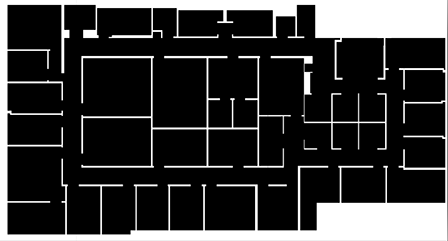
#> input picture VIO Trajectory/maps/walls_4.bmp, 448 x 241 px, found by its file name
$ python sign_score.py
#> lines starting #> are read from the running program, lines starting #| are printed output that depends on the picture; after the words box and inside, x2 and y2 are one past the last pixel; in counts of white or black regions, pixels touching at a corner belong together
from numba import jit
import cv2
from math import sin, cos
import numpy as np
import random


@jit(nopython=True)
def line_draw(startXY, endXY):
    xy = []
    if (endXY[0] - startXY[0]) is not 0:
        slope = (endXY[1] - startXY[1]) / (endXY[0] - startXY[0])
        if slope >= 0:
            # Case in which starting x and y are smaller than end x and y
            if endXY[0] > startXY[0]:
                # In this case we try to estimate to get increment X and find Y or vice versa
                if abs(endXY[0] - startXY[0]) >= abs(endXY[1] - startXY[1]):  # Add X
                    for i in range(startXY[0], endXY[0]):
                        y = startXY[1] + slope * (i - startXY[0])
                        xy.append(tuple((int(round(i)), int(round(y)))))
                        # cv2.circle(canvas, tuple((int(round(i)), int(round(y)))), 1, (128, 255, 255), -1)
                else:
                    for i in range(startXY[1], endXY[1]):
                        x = startXY[0] + (1 / slope) * (i - startXY[1])
                        xy.append(tuple((int(round(x)), int(round(i)))))
                        # cv2.circle(canvas, tuple((int(round(x)), int(round(i)))), 1, (128, 255, 255), -1)
            else:
                if abs(endXY[0] - startXY[0]) >= abs(endXY[1] - startXY[1]):  # Add X
                    for i in range(endXY[0], startXY[0]):
                        y = startXY[1] + slope * (i - startXY[0])
                        xy.append(tuple((int(round(i)), int(round(y)))))
                        # cv2.circle(canvas, tuple((int(round(i)), int(round(y)))), 1, (128, 255, 255), -1)
                else:
                    for i in range(endXY[1], startXY[1]):
                        x = startXY[0] + (1 / slope) * (i - startXY[1])
                        xy.append(tuple((int(round(x)), int(round(i)))))
                        # cv2.circle(canvas, tuple((int(round(x)), int(round(i)))), 1, (128, 255, 255), -1)
        else:
            if endXY[0] < startXY[0]:
                if abs(endXY[0] - startXY[0]) >= abs(endXY[1] - startXY[1]):  # Add X
                    for i in range(endXY[0], startXY[0]):
                        y = startXY[1] + slope * (i - startXY[0])
                        xy.append(tuple((int(round(i)), int(round(y)))))
                        # cv2.circle(canvas, tuple((int(round(i)), int(round(y)))), 1, (128, 255, 255), -1)
                else:
                    for i in range(startXY[1], endXY[1]):
                        x = startXY[0] + (1 / slope) * (i - startXY[1])
                        xy.append(tuple((int(round(x)), int(round(i)))))
                        # cv2.circle(canvas, tuple((int(round(x)), int(round(i)))), 1, (128, 255, 255), -1)
            else:
                if abs(endXY[0] - startXY[0]) >= abs(endXY[1] - startXY[1]):  # Add X
                    for i in range(startXY[0], endXY[0]):
                        y = startXY[1] + slope * (i - startXY[0])
                        xy.append(tuple((int(round(i)), int(round(y)))))
                        # cv2.circle(canvas, tuple((int(round(i)), int(round(y)))), 1, (128, 255, 255), -1)
                else:
                    for i in range(endXY[1], startXY[1]):
                        x = startXY[0] + (1 / slope) * (i - startXY[1])
                        xy.append(tuple((int(round(x)), int(round(i)))))
                        # cv2.circle(canvas, tuple((int(round(x)), int(round(i)))), 1, (128, 255, 255), -1)
    elif endXY[0] - startXY[0] is 0:
        if endXY[1] > startXY[1]:
            for i in range(startXY[1], endXY[1]):
                xy.append(tuple((int(round(startXY[0])), int(round(i)))))
                # cv2.circle(canvas, tuple((int(round(startXY[0])), int(round(i)))), 1, (128, 255, 255), -1)
        else:
            for i in range(endXY[1], startXY[1]):
                xy.append(tuple((int(round(startXY[0])), int(round(i)))))
                # cv2.circle(canvas, tuple((int(round(startXY[0])), int(round(i)))), 1, (128, 255, 255), -1)
    return xy


path_to_map = '../maps/walls_4.bmp'
# Read Image
image_original = cv2.imread(path_to_map, 1)
#> image_original is the input picture: shape (241, 448, 3); min 0, max 255, mean 55.5
imBinary = image_original[:, :, 0].copy()
imBinary[imBinary > 64] = 255
imBinary[imBinary <= 64] = 0
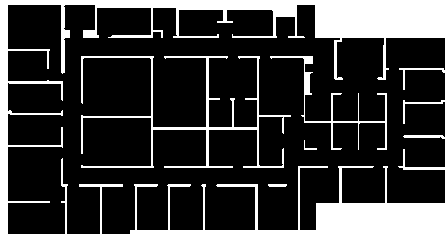
#> imBinary: shape (241, 448); 23.5% white; 5 white regions, box (x1, y1, x2, y2) and area: (0, 0, 448, 241) 22129, (81, 56, 291, 168) 2298, (270, 56, 387, 150) 835, (268, 184, 287, 187) 55, (304, 140, 317, 150) 34
Exit_X_Y = [(94, 47), (68, 178), (278, 178), (292, 157), (392, 157), (392, 85)]
for ex in Exit_X_Y:
    cv2.circle(image_original, tuple(ex), 1, (255, 0, 255), 2)
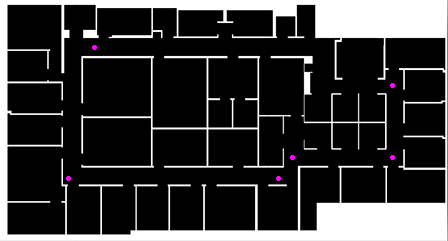
#> image_original: shape (241, 448, 3); 0.12% of pixels changed, all inside (x1, y1, x2, y2) = (66, 45, 395, 181)
dis = 5
scale = 11.23
r = scale * dis
HEIGHT, WIDTH, dim = image_original.shape
#> HEIGHT = 241; WIDTH = 448; dim = 3
xy = []
for theta in range(0, 360):
    for exits_xy in Exit_X_Y:
        newCRD = (int(round(exits_xy[0] + r * cos(theta))), int(round(exits_xy[1] + r * sin(theta))))
        # Through the following condition I check if points are within image and not on walls
        if WIDTH > newCRD[0] > 0 and HEIGHT > newCRD[1] > 0 and imBinary[newCRD[1], newCRD[0]] != 255:
            # Check if a point has direct line of sight to a sign or not
            coordinates = line_draw(newCRD, exits_xy)
            flag = True
            for items in coordinates:
                if imBinary[items[1], items[0]] == 255:
                    flag = False
            if flag:
                xy.append(newCRD)
for items in xy:
    image_original[items[1], items[0]] = (128, 255, 255)
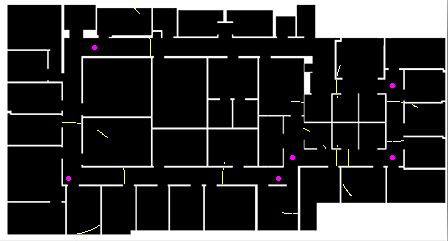
#> image_original: shape (241, 448, 3); 0.24% of pixels changed, all inside (x1, y1, x2, y2) = (62, 8, 418, 234)

smsize = 100
xy = np.array(xy)
index = np.random.choice(len(xy), smsize)
additionalError = np.vstack((np.random.randint(-int(round(scale)), int(round(scale)), smsize),
                             np.random.choice(int(round(scale)), smsize))).T
newArray = xy[index] + additionalError
newArray = newArray[newArray[:, 1] < HEIGHT]
newArray = newArray[newArray[:, 1] < 0]
#> newArray = empty array
newArray = newArray[newArray[:, 0] < WIDTH]
newArray = newArray[newArray[:, 0] > 0]
print(newArray.shape)
#| (0, 2)
print(imBinary[newArray[:, 1], newArray[:, 0]])
exit(0)
#> (the program exits here)

$ run again, with VIO Trajectory/maps/walls_2.bmp copied over VIO Trajectory/maps/walls_4.bmp
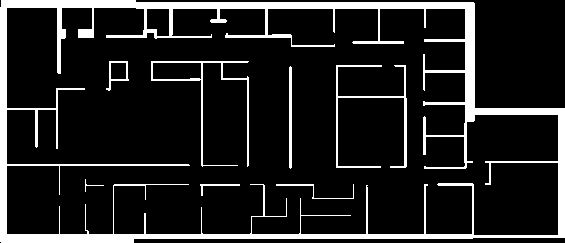
#> input picture VIO Trajectory/maps/walls_2.bmp, 565 x 243 px, found by its file name
#> image_original is the input picture: shape (243, 565, 3); 13% white; 8 white regions, largest, box (x1, y1, x2, y2) and area: (0, 0, 565, 243) 15395, (151, 61, 249, 167) 840, (336, 65, 407, 168) 834
#> after the loop `for ex in Exit_X_Y:`:
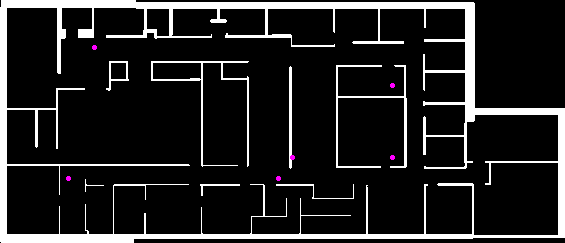
#> image_original: shape (243, 565, 3); 0.09% of pixels changed, all inside (x1, y1, x2, y2) = (66, 45, 395, 181)
#> after the loop `for items in xy:`:
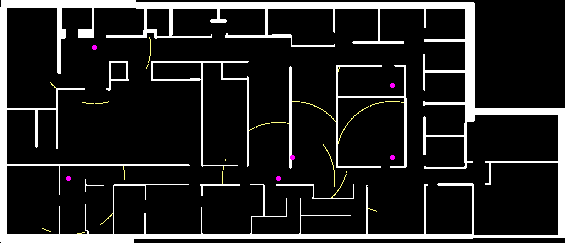
#> image_original: shape (243, 565, 3); 0.28% of pixels changed, all inside (x1, y1, x2, y2) = (42, 37, 404, 234)
#| (0, 2)

$ run again, with VIO Trajectory/maps/walls_3.bmp copied over VIO Trajectory/maps/walls_4.bmp
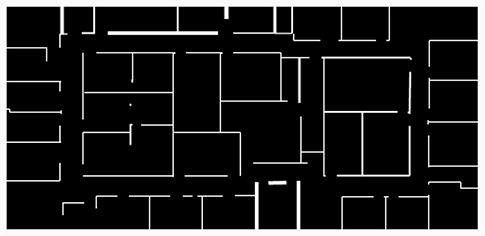
#> input picture VIO Trajectory/maps/walls_3.bmp, 485 x 236 px, found by its file name
#> image_original is the input picture: shape (236, 485, 3); min 0, max 255, mean 33.8
#> `imBinary[imBinary <= 64] = 0`:
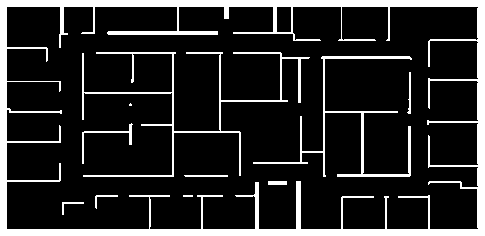
#> imBinary: shape (236, 485); 15.5% white; 11 white regions (1 under 20 px), largest, box (x1, y1, x2, y2) and area: (0, 0, 485, 236) 13700, (82, 52, 310, 177) 1969, (253, 56, 412, 177) 1445
#> after the loop `for items in xy:`:
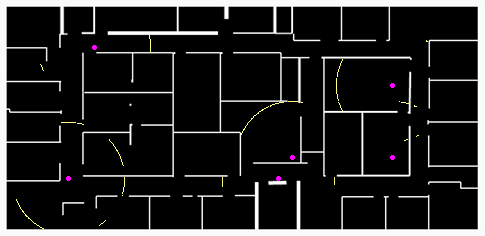
#> image_original: shape (236, 485, 3); mean B, G, R 34.4, 34.4, 34.7
#| (0, 2)
